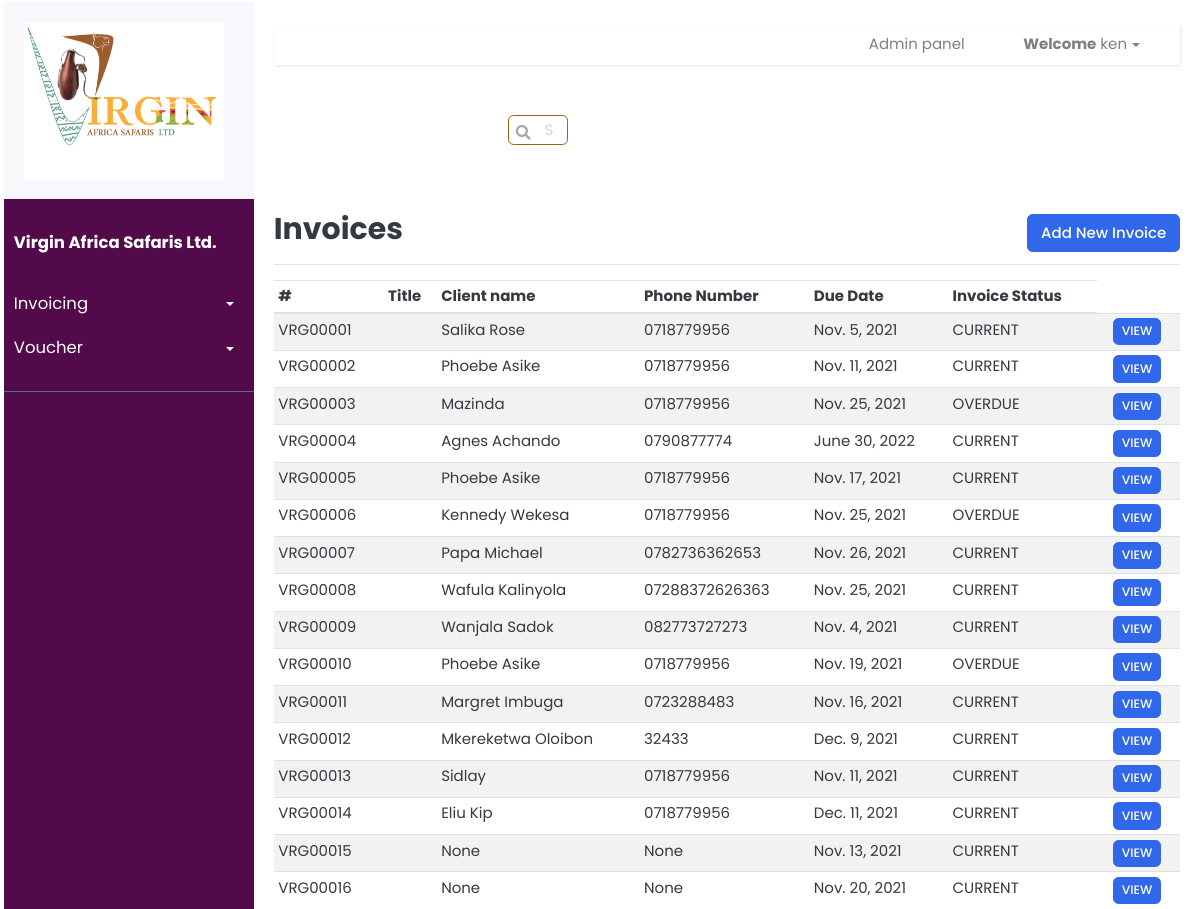
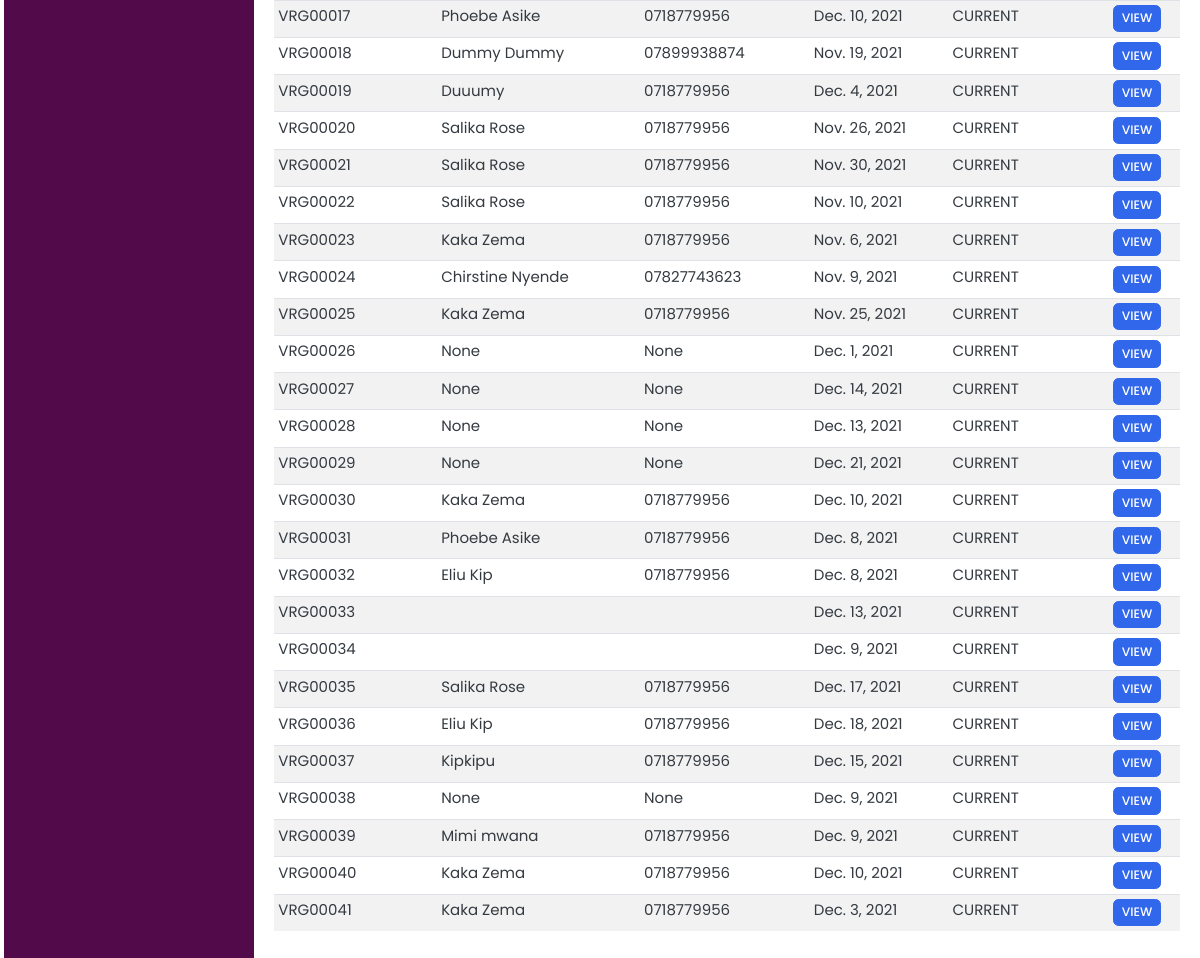
Page /invoices/ (signed in) on the committed database (2 pictures, top to bottom).
### invoice/models.py (models this page shows, shortened)
class Invoice(models.Model):
    TERMS = [
        ('Immediate', 'Immediate'),
        ('15 days', '15 days'),
        ('30 days', '30 days'),
    ]
    STATUS = [
        ('CURRENT', 'CURRENT'),
        ('EMAIL_SENT', 'EMAIL_SENT'),
        ('OVERDUE', 'OVERDUE'),
        ('PAID', 'PAID'),
    ]
    number = models.CharField(
        null=False, default=increment_invoice_number, blank=False, max_length=100, unique=True)
    dueDate = models.DateField(null=True, blank=True)
    paymentTerms = models.CharField(
        choices=TERMS, default='15 days', max_length=100)
    status = models.CharField(
        choices=STATUS, default='CURRENT', max_length=100)
    description = models.TextField(null=True, blank=True, max_length=500)
    istaxable = models.BooleanField()
    apply_discount = models.BooleanField()
    discount = models.CharField(
        null=True, default=0, blank=True, max_length=10)
    client = models.ForeignKey(
        Client, blank=True, null=True, on_delete=models.SET_NULL)
    uniqueId = models.CharField(null=True, blank=True, max_length=100)
    slug = models.SlugField(max_length=500, unique=True, blank=True, null=True)
    date_created = models.DateTimeField(blank=True, null=True)
    last_updated = models.DateTimeField(blank=True, null=True)

class Client(models.Model):
    clientName = models.CharField(null=True, blank=True, max_length=200)
    address = models.CharField(null=True, blank=True, max_length=200)
    postalCode = models.CharField(null=True, blank=True, max_length=10)
    phoneNumber = models.CharField(null=True, blank=True, max_length=100)
    emailAddress = models.CharField(null=True, blank=True, max_length=100)
    uniqueId = models.CharField(null=True, blank=True, max_length=100)
    slug = models.SlugField(max_length=500, unique=True, blank=True, null=True)
    date_created = models.DateTimeField(blank=True, null=True)
    last_updated = models.DateTimeField(blank=True, null=True)

### invoice/views.py (the view)
# urls.py: path("invoices/", invoice_views.view_invoices, name="view-invoices" ),
@login_required
def view_invoices(request):
	context = {}
	invoices = Invoice.objects.all()
	context['invoices'] = invoices
	return render(request, 'invoice/invoices.html', context)

### templates/invoice/invoices.html (shortened to what this page needs)
{% extends 'index.html' %} {% load static %} {% load crispy_forms_tags %}
 {% block content %}
<div class="search-main">
 <div class="form-group has-search">
    <input type="text" class="form-control invoice_search_input" placeholder="Search" id="search" data-url="{% url 'search-invoices' %}"/>
  </div>
  </div>
<div
  class="
    d-flex
    justify-content-between
    flex-wrap flex-md-nowrap
    align-items-center
    pt-3
    pb-2
    mb-3
    border-bottom
  "
>
  <h1 class="h2">Invoices</h1>
  <div class="btn-toolbar mb-2 mb-md-0">
    <div class="btn-group me-2">
      <a href="{% url 'create-invoice' %}"
        ><button type="button" class="btn btn-primary">
          Add New Invoice
        </button></a
      >
    </div>
  </div>
</div>
{% if invoices|length > 0 %}
<div class="table-responsive">
  <table class="table table-striped table-sm table-hover" id="invoiceTable">
    <thead>
      <tr>
        <th>#</th>
        <th>Title</th>
        <th>Client name</th>
        <th>Phone Number</th>
        <th>Due Date</th>
        <th>Invoice Status</th>
      </tr>
    </thead>
    <tbody>
      {% for invoice in invoices %}
      <tr onclick="getElementById('edit-1').click()" style="cursor: pointer">
        <td id="invoicenumber">{{invoice.number}}</td>
        <td>{{invoice.title}}</td>
        <td>{{invoice.client.clientName}}</td>
        <td>{{invoice.client.phoneNumber}}</td>
        <td>{{invoice.dueDate}}</td>
        <td>{{invoice.status}}</td>
        <td>
        </td>
        <td>
          <a href="{% url 'create-build-invoice' invoice.slug %}"
            ><button class="btn btn-primary btn-sm">VIEW</button></a
          >
        </td>
      </tr>
      {% endfor %}
    </tbody>
  </table>
</div>
{% endif %}
{% endblock %}

### templates/index.html (shortened to what this page needs)
{% load static %} {% load crispy_forms_tags %}
<!DOCTYPE html>
<html lang="en">
  <head>
    <link
      href="{% static 'css/bootstrap.css' %}"
      rel="stylesheet"
      type="text/css"
    />
    <link
      href="{% static 'fonts/fontawesome/css/all.min.css' %}"
      type="text/css"
      rel="stylesheet"
    />
    <link href="{% static 'css/ui.css' %}" rel="stylesheet" type="text/css" />
    <link href="{% static 'css/doc.css' %}" rel="stylesheet" type="text/css" />
    <link href="{% static 'css/home.css' %}" rel="stylesheet" type="text/css" />
    <link
      href="{% static 'css/responsive.css' %}"
      rel="stylesheet"
      media="only screen and (max-width: 1200px)"
    />
  </head>
  <body class="forms_body">
    <div class="wrapper">
      <nav class="ml-1" id="sidebar">
        <div class="sidebar-header">
          <img
            src="{% static 'images/logo.PNG' %}"
            style="width: 100%; max-width: 200px"
            alt="Logo"
          />
        </div>
        <ul class="list-unstyled components">
          <p><b>Virgin Africa Safaris Ltd.</b></p>
          <li>
            <a
              href="#homeSubmenu"
              data-toggle="collapse"
              aria-expanded="false"
              class="dropdown-toggle"
              >Invoicing</a
            >
          </li>
          <li>
            <a
              href="#pageSubmenu"
              data-toggle="collapse"
              aria-expanded="false"
              class="dropdown-toggle"
              >Voucher</a
            >
          </li>
        </ul>
        <ul class="list-unstyled CTAs">
        </ul>
      </nav>
      <div id="content">
        <nav class="navbar navbar-expand-lg navbar-light">
          <div class="container-fluid">
            <div class="collapse navbar-collapse" id="navbarSupportedContent">
              <ul class="nav navbar-nav ml-auto">
                <li class="nav-item mr-3">
                  <a
                    class="nav-link mr-4"
                    href="/admin"
                    id="navbarDropdown"
                    role="button"
                    data-toggle="dropdown"
                    aria-haspopup="true"
                    aria-expanded="false"
                    >Admin panel</a
                  >
                </li>
                <li class="nav-item dropdown">
                  <a
                    class="nav-link dropdown-toggle mr-4"
                    href="#"
                    id="navbarDropdown"
                    role="button"
                    data-toggle="dropdown"
                    aria-haspopup="true"
                    aria-expanded="false"
                  >
                    <b>Welcome</b> {{user.get_username}}
                  </a>
                </li>
              </ul>
            </div>
          </div>
        </nav>
        {% block content %} {% endblock %}
      </div>
    </div>
  </body>
</html>

### static/css/ui.css (style rules this page uses)
html { font-family: "Inter", sans-serif; font-size: 15px; }
article:after, .form-group:after { display: block; clear: both; content: ""; }
[class*="list-"] li:after { visibility: hidden; display: block; content: ""; overflow: hidden; height: 0; clear: both; }
.has-search .form-control { padding-left: 2.375rem; }
.search-main { width: 50%; margin: 50px auto; }
.invoice_search_input { padding-left: 25px; height: 20px; }

### static/css/doc.css (style rules this page uses)
table { color: #9c640c; }
input[type="text"] { height: 2em; width: 4em; display: inline-block; border: #9c640c 1px solid; margin: 0 0.5em; }

### static/css/home.css (style rules this page uses)
* { padding-top: 0; }
body { font-family: "Poppins", sans-serif; background: #ffffff; padding-top: 2px; }
p { font-family: "Poppins", sans-serif; font-size: 1.1em; font-weight: 300; line-height: 1.7em; color: #999; }
a, a:hover, a:focus { color: inherit; text-decoration: none; transition: all 0.3s; }
.navbar { padding: 15px 10px; background: #fff; border: none; border-radius: 0; margin-bottom: 10px; box-shadow: 1px 1px 3px rgba(0, 0, 0, 0.1); }
.navbar-expand-lg { background-color: #ffffff; width: 100%; height: 40px; }
.wrapper { display: flex; width: 100%; align-items: stretch; }
#sidebar { min-width: 250px; max-width: 150px; margin-top: 0; background: #530a4a; color: #fff; transition: all 0.3s; }
#sidebar .sidebar-header { padding: 20px; background: #f8f8fc; }
#sidebar ul.components { padding: 20px 0; border-bottom: 1px solid #47748b; }
#sidebar ul p { color: #fff; padding: 10px; }
#sidebar ul li a { padding: 10px; font-size: 1.1em; display: block; }
a[data-toggle="collapse"] { position: relative; }
.dropdown-toggle::after { display: block; position: absolute; top: 50%; right: 20px; transform: translateY(-50%); }
ul.CTAs { padding: 20px; }
#content { width: 100%; margin: 0; padding: 20px; padding-top: 0px; min-height: 100vh; transition: all 0.3s; }

### rows in the picture
Invoice: number "VRG00001", client.clientName "Salika Rose", client.phoneNumber "0718779956", dueDate "Nov. 5, 2021", status "CURRENT"
Invoice: number "VRG00002", client.clientName "Phoebe Asike", client.phoneNumber "0718779956", dueDate "Nov. 11, 2021", status "CURRENT"
Invoice: number "VRG00003", client.clientName "Mazinda", client.phoneNumber "0718779956", dueDate "Nov. 25, 2021", status "OVERDUE"
Invoice: number "VRG00004", client.clientName "Agnes Achando", client.phoneNumber "0790877774", dueDate "June 30, 2022", status "CURRENT"
Invoice: number "VRG00005", client.clientName "Phoebe Asike", client.phoneNumber "0718779956", dueDate "Nov. 17, 2021", status "CURRENT"
Invoice: number "VRG00006", client.clientName "Kennedy Wekesa", client.phoneNumber "0718779956", dueDate "Nov. 25, 2021", status "OVERDUE"
Invoice: number "VRG00007", client.clientName "Papa Michael", client.phoneNumber "0782736362653", dueDate "Nov. 26, 2021", status "CURRENT"
Invoice: number "VRG00008", client.clientName "Wafula Kalinyola", client.phoneNumber "07288372626363", dueDate "Nov. 25, 2021", status "CURRENT"
Invoice: number "VRG00009", client.clientName "Wanjala Sadok", client.phoneNumber "082773727273", dueDate "Nov. 4, 2021", status "CURRENT"
Invoice: number "VRG00010", client.clientName "Phoebe Asike", client.phoneNumber "0718779956", dueDate "Nov. 19, 2021", status "OVERDUE"
Invoice: number "VRG00011", client.clientName "Margret Imbuga", client.phoneNumber "0723288483", dueDate "Nov. 16, 2021", status "CURRENT"
Invoice: number "VRG00012", client.clientName "Mkereketwa Oloibon", client.phoneNumber "32433", dueDate "Dec. 9, 2021", status "CURRENT"
Invoice: number "VRG00013", client.clientName "Sidlay", client.phoneNumber "0718779956", dueDate "Nov. 11, 2021", status "CURRENT"
Invoice: number "VRG00014", client.clientName "Eliu Kip", client.phoneNumber "0718779956", dueDate "Dec. 11, 2021", status "CURRENT"
Invoice: number "VRG00015", client.clientName "None", client.phoneNumber "None", dueDate "Nov. 13, 2021", status "CURRENT"
Invoice: number "VRG00016", client.clientName "None", client.phoneNumber "None", dueDate "Nov. 20, 2021", status "CURRENT"
Invoice: number "VRG00017", client.clientName "Phoebe Asike", client.phoneNumber "0718779956", dueDate "Dec. 10, 2021", status "CURRENT"
Invoice: number "VRG00018", client.clientName "Dummy Dummy", client.phoneNumber "07899938874", dueDate "Nov. 19, 2021", status "CURRENT"
Invoice: number "VRG00019", client.clientName "Duuumy", client.phoneNumber "0718779956", dueDate "Dec. 4, 2021", status "CURRENT"
Invoice: number "VRG00020", client.clientName "Salika Rose", client.phoneNumber "0718779956", dueDate "Nov. 26, 2021", status "CURRENT"
Invoice: number "VRG00021", client.clientName "Salika Rose", client.phoneNumber "0718779956", dueDate "Nov. 30, 2021", status "CURRENT"
Invoice: number "VRG00022", client.clientName "Salika Rose", client.phoneNumber "0718779956", dueDate "Nov. 10, 2021", status "CURRENT"
Invoice: number "VRG00023", client.clientName "Kaka Zema", client.phoneNumber "0718779956", dueDate "Nov. 6, 2021", status "CURRENT"
Invoice: number "VRG00024", client.clientName "Chirstine Nyende", client.phoneNumber "07827743623", dueDate "Nov. 9, 2021", status "CURRENT"
Invoice: number "VRG00025", client.clientName "Kaka Zema", client.phoneNumber "0718779956", dueDate "Nov. 25, 2021", status "CURRENT"
Invoice: number "VRG00026", client.clientName "None", client.phoneNumber "None", dueDate "Dec. 1, 2021", status "CURRENT"
Invoice: number "VRG00027", client.clientName "None", client.phoneNumber "None", dueDate "Dec. 14, 2021", status "CURRENT"
Invoice: number "VRG00028", client.clientName "None", client.phoneNumber "None", dueDate "Dec. 13, 2021", status "CURRENT"
Invoice: number "VRG00029", client.clientName "None", client.phoneNumber "None", dueDate "Dec. 21, 2021", status "CURRENT"
Invoice: number "VRG00030", client.clientName "Kaka Zema", client.phoneNumber "0718779956", dueDate "Dec. 10, 2021", status "CURRENT"
Invoice: number "VRG00031", client.clientName "Phoebe Asike", client.phoneNumber "0718779956", dueDate "Dec. 8, 2021", status "CURRENT"
Invoice: number "VRG00032", client.clientName "Eliu Kip", client.phoneNumber "0718779956", dueDate "Dec. 8, 2021", status "CURRENT"
Invoice: number "VRG00033", dueDate "Dec. 13, 2021", status "CURRENT"
Invoice: number "VRG00034", dueDate "Dec. 9, 2021", status "CURRENT"
Invoice: number "VRG00035", client.clientName "Salika Rose", client.phoneNumber "0718779956", dueDate "Dec. 17, 2021", status "CURRENT"
Invoice: number "VRG00036", client.clientName "Eliu Kip", client.phoneNumber "0718779956", dueDate "Dec. 18, 2021", status "CURRENT"
Invoice: number "VRG00037", client.clientName "Kipkipu", client.phoneNumber "0718779956", dueDate "Dec. 15, 2021", status "CURRENT"
Invoice: number "VRG00038", client.clientName "None", client.phoneNumber "None", dueDate "Dec. 9, 2021", status "CURRENT"
Invoice: number "VRG00039", client.clientName "Mimi mwana", client.phoneNumber "0718779956", dueDate "Dec. 9, 2021", status "CURRENT"
Invoice: number "VRG00040", client.clientName "Kaka Zema", client.phoneNumber "0718779956", dueDate "Dec. 10, 2021", status "CURRENT"
Invoice: number "VRG00041", client.clientName "Kaka Zema", client.phoneNumber "0718779956", dueDate "Dec. 3, 2021", status "CURRENT"

### other values in the picture
{{ user.get_username }} "ken"
